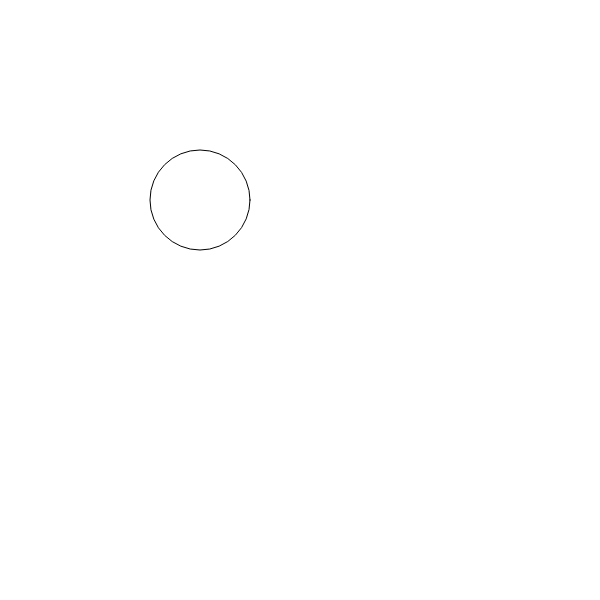
Frame 1 (no input)
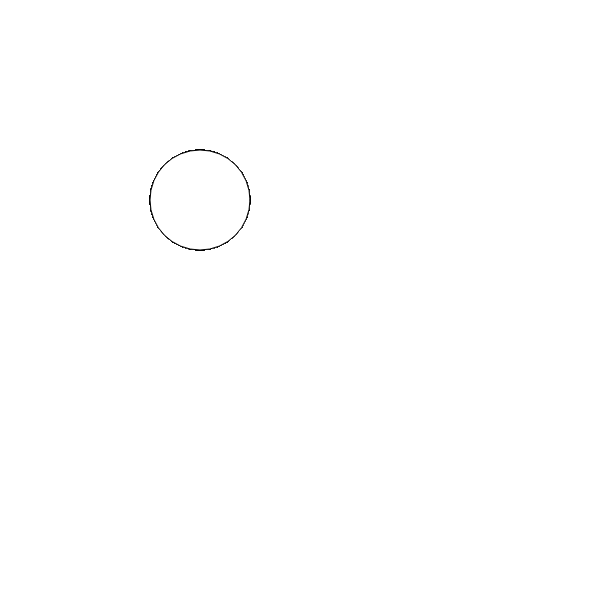
Frame 60 (no input)
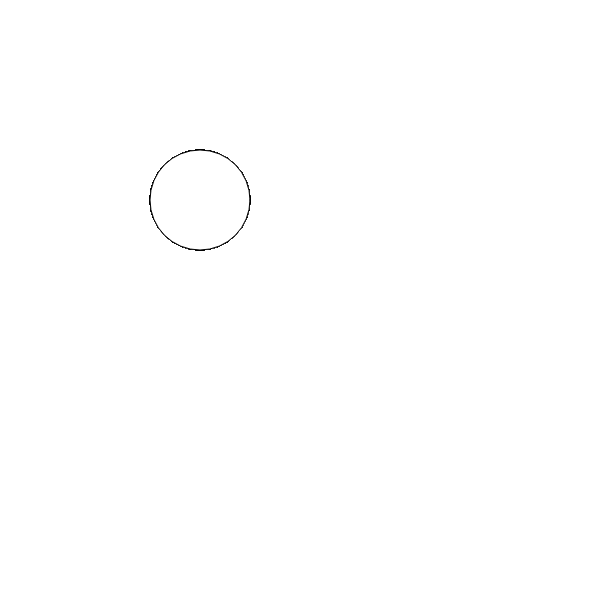
Frame 120 (the mouse pressed at the canvas centre since frame 60)

The p5.js sketch that drew these frames (run headless with seeded random() and noise() and a simulated clock; from frame 60 on, the mouse is pressed at the canvas centre):

// p5.js sketch
// ── sketch.js

function preload() {
  
}

function setup() {
  createCanvas(600, 600)
}


function draw(){
  circle(200,200, 100)
}
